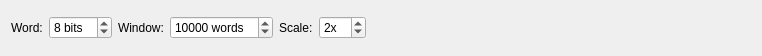
<?xml version="1.0" encoding="UTF-8"?>
<ui version="4.0">
 <class>DigraphPlotControls</class>
 <widget class="QWidget" name="DigraphPlotControls">
  <property name="geometry">
   <rect>
    <x>0</x>
    <y>0</y>
    <width>762</width>
    <height>56</height>
   </rect>
  </property>
  <layout class="QHBoxLayout" name="horizontalLayout_4">
   <item>
    <layout class="QHBoxLayout" name="horizontalLayout">
     <item>
      <widget class="QLabel" name="label">
       <property name="text">
        <string>Word:</string>
       </property>
       <property name="buddy">
        <cstring>sb_wordSize</cstring>
       </property>
      </widget>
     </item>
     <item>
      <widget class="QSpinBox" name="sb_wordSize">
       <property name="sizePolicy">
        <sizepolicy hsizetype="Preferred" vsizetype="Fixed">
         <horstretch>0</horstretch>
         <verstretch>0</verstretch>
        </sizepolicy>
       </property>
       <property name="suffix">
        <string> bits</string>
       </property>
       <property name="minimum">
        <number>1</number>
       </property>
       <property name="maximum">
        <number>64</number>
       </property>
       <property name="value">
        <number>8</number>
       </property>
      </widget>
     </item>
    </layout>
   </item>
   <item>
    <layout class="QHBoxLayout" name="horizontalLayout_2">
     <item>
      <widget class="QLabel" name="label_2">
       <property name="text">
        <string>Window:</string>
       </property>
       <property name="buddy">
        <cstring>sb_windowSize</cstring>
       </property>
      </widget>
     </item>
     <item>
      <widget class="QSpinBox" name="sb_windowSize">
       <property name="sizePolicy">
        <sizepolicy hsizetype="Preferred" vsizetype="Fixed">
         <horstretch>0</horstretch>
         <verstretch>0</verstretch>
        </sizepolicy>
       </property>
       <property name="suffix">
        <string> words</string>
       </property>
       <property name="minimum">
        <number>100</number>
       </property>
       <property name="maximum">
        <number>2147483647</number>
       </property>
       <property name="value">
        <number>10000</number>
       </property>
      </widget>
     </item>
    </layout>
   </item>
   <item>
    <layout class="QHBoxLayout" name="horizontalLayout_3">
     <item>
      <widget class="QLabel" name="label_3">
       <property name="text">
        <string>Scale:</string>
       </property>
       <property name="buddy">
        <cstring>sb_scale</cstring>
       </property>
      </widget>
     </item>
     <item>
      <widget class="QSpinBox" name="sb_scale">
       <property name="sizePolicy">
        <sizepolicy hsizetype="Preferred" vsizetype="Fixed">
         <horstretch>0</horstretch>
         <verstretch>0</verstretch>
        </sizepolicy>
       </property>
       <property name="suffix">
        <string>x</string>
       </property>
       <property name="minimum">
        <number>1</number>
       </property>
       <property name="maximum">
        <number>32</number>
       </property>
       <property name="value">
        <number>2</number>
       </property>
      </widget>
     </item>
    </layout>
   </item>
   <item>
    <spacer name="horizontalSpacer">
     <property name="orientation">
      <enum>Qt::Horizontal</enum>
     </property>
     <property name="sizeHint" stdset="0">
      <size>
       <width>40</width>
       <height>20</height>
      </size>
     </property>
    </spacer>
   </item>
  </layout>
 </widget>
 <resources/>
 <connections/>
</ui>
